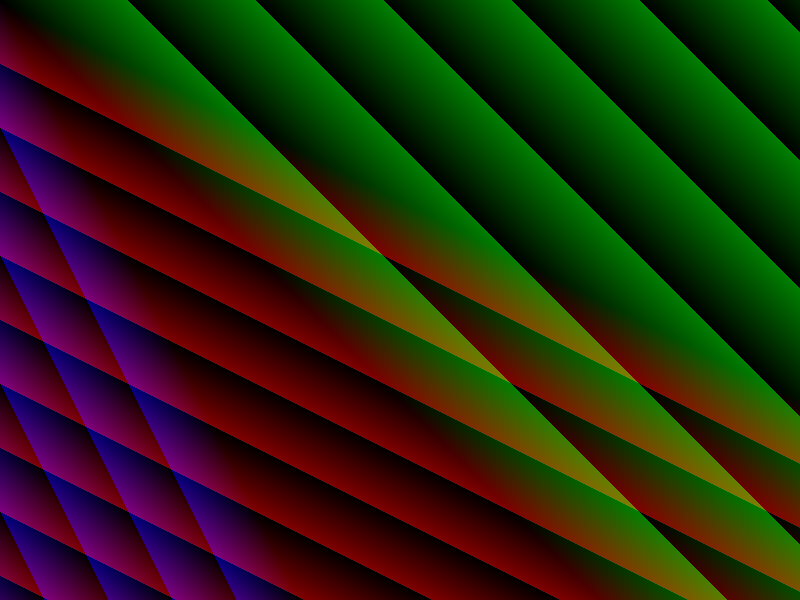
Frame 1 (no input)
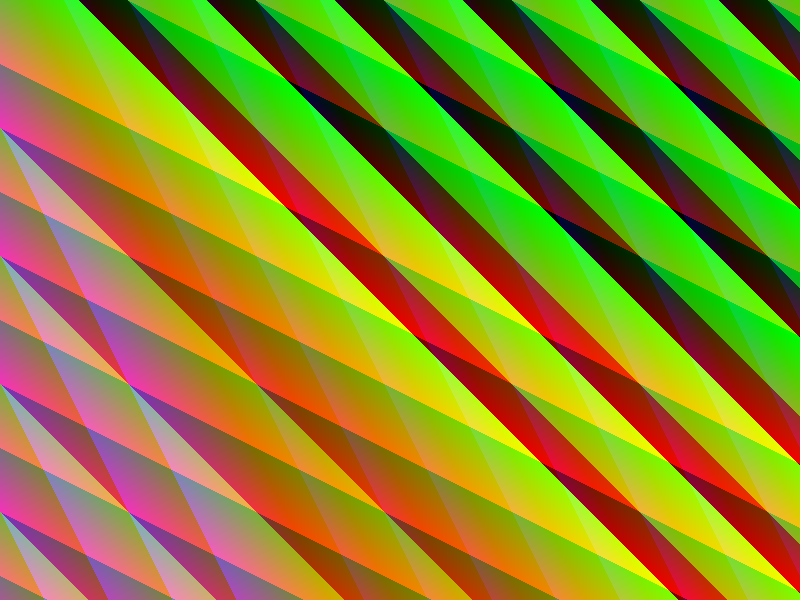
Frame 60 (the mouse pressed at the canvas centre just before this capture)
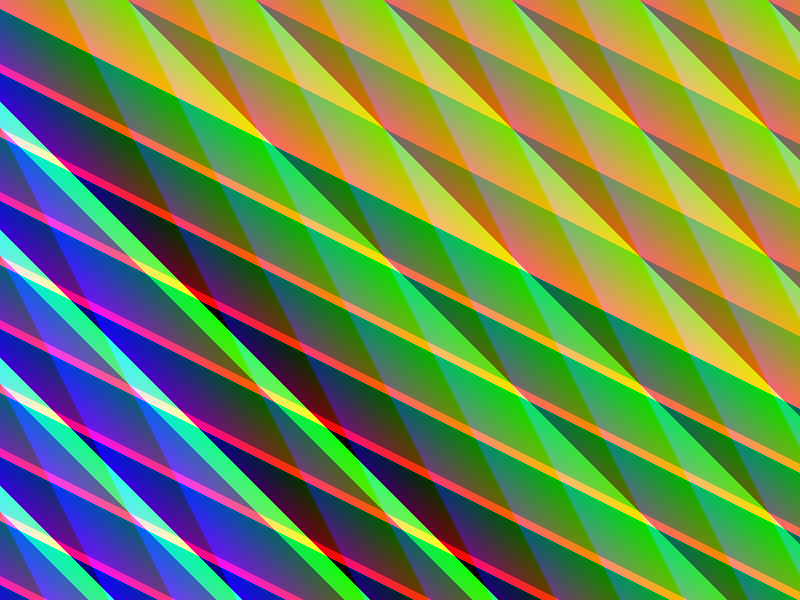
Frame 120 (the mouse held since frame 60 and released just before this capture)

The Processing sketch that drew these frames (run headless with seeded random() and noise(); from frame 60 on, the mouse is pressed at the canvas centre):

// Processing sketch: processing_3806
// ── processing_3806.pde

int delta = 0 ;

void setup() {
  size(800, 600) ;
}
void draw() {
  for (int x = 0 ; x < width ; x++) {
      for (int y = 0 ; y < height ; y++) {
        set(x, y, color(((2*y-x) % 128 + 2*delta) % 256, ((x-y) % 128 +3*delta) % 256, ((y-2*x) % 128 + delta) % 256, (4*y+2*delta+3*x) % 32 % 256)) ;
      }
  }
  delta++ ;
}
